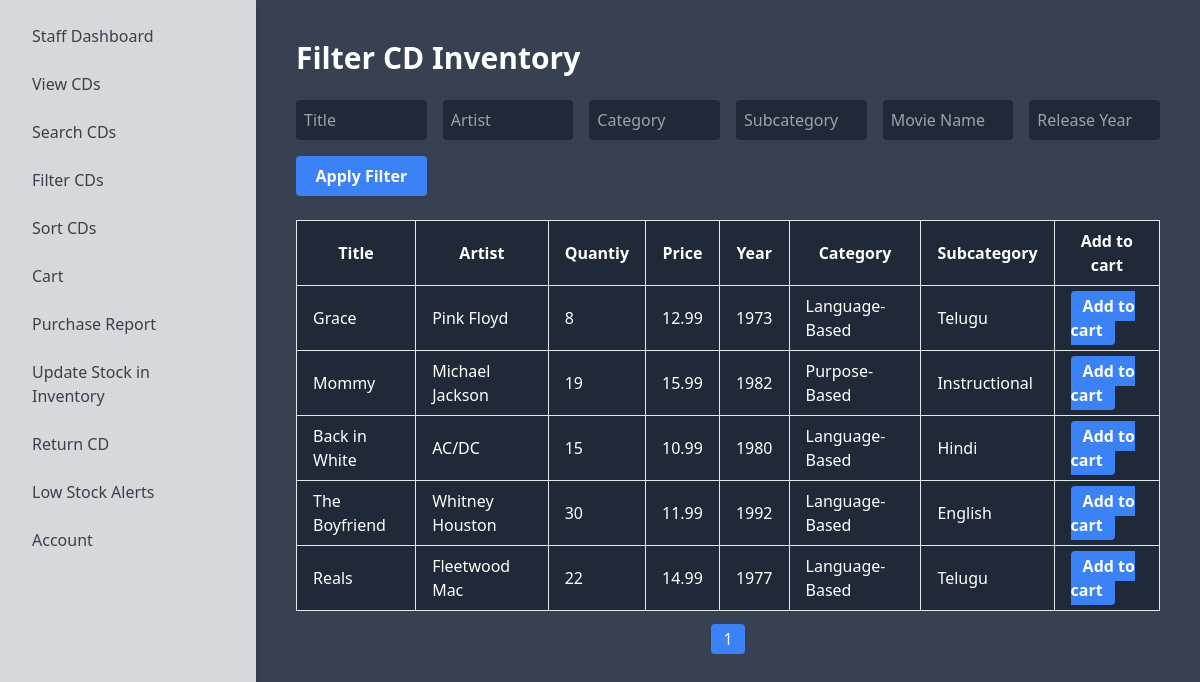
Page /staff/cd_inventory_filter_view on the committed database.
### admins/models.py (models this page shows, shortened)
class CdInventory(models.Model):
    id = models.AutoField(primary_key=True)
    title = models.CharField(max_length=200)
    moviename = models.CharField(max_length=200, blank=True, null=True)
    artist = models.CharField(max_length=200)
    release_year = models.PositiveIntegerField()
    quantity = models.PositiveIntegerField()
    price = models.DecimalField(max_digits=10, decimal_places=2)
    category = models.CharField(max_length=100)
    subcategory =models.CharField(max_length=100)
    supplier = models.CharField(max_length=100, default='None')

### staff/views.py (the view)
# urls.py: path('cd_inventory_filter_view', cd_inventory_filter_view, name='cd_inventory_filter_view'),
def cd_inventory_filter_view(request):
    title = request.GET.get('title', '')
    artist = request.GET.get('artist', '')
    category = request.GET.get('category', '')
    subcategory = request.GET.get('subcategory', '')
    moviename = request.GET.get('moviename', '')
    release_year = request.GET.get('release_year', '')
    cds = CdInventory.objects.all()
    if title:
        cds = cds.filter(title__icontains=title)
    if artist:
        cds = cds.filter(artist__icontains=artist)
    if category:
        cds = cds.filter(category__icontains=category)
    if subcategory:
        cds = cds.filter(subcategory__icontains=subcategory)
    if moviename:
        cds = cds.filter(moviename__icontains=moviename)
    if release_year:
        cds = cds.filter(release_year__icontains=release_year)
    paginator = Paginator(cds, 10)
    page_number = request.GET.get('page')
    page_obj = paginator.get_page(page_number)
    return render(request, 'staff/stafffilterviewcds.html', {'page_obj': page_obj})

### templates/staff/stafffilterviewcds.html (shortened to what this page needs)
<!DOCTYPE html>
<html lang="en">
<head>
    <link href="https://cdn.jsdelivr.net/npm/tailwindcss@2.2.19/dist/tailwind.min.css" rel="stylesheet">
</head>
<body class="bg-gray-700 text-white">
    <div class="flex">
        <div class="sidebar bg-white shadow-md w-64 p-4" style="background-color: #d7d8da;">
            {% include 'staff/staffnav.html' %}
        </div>
        <div class="flex-1 p-10">
            <h1 class="text-3xl font-bold mb-6">Filter CD Inventory</h1>
            <form method="GET" action="{% url 'cd_inventory_filter_view' %}" class="mb-6">
                <div class="grid grid-cols-1 gap-4 sm:grid-cols-2 md:grid-cols-3 lg:grid-cols-6">
                    <input type="text" name="title" placeholder="Title" class="p-2 rounded bg-gray-800 text-white">
                    <input type="text" name="artist" placeholder="Artist" class="p-2 rounded bg-gray-800 text-white">
                    <input type="text" name="category" placeholder="Category" class="p-2 rounded bg-gray-800 text-white">
                    <input type="text" name="subcategory" placeholder="Subcategory" class="p-2 rounded bg-gray-800 text-white">
                    <input type="text" name="moviename" placeholder="Movie Name" class="p-2 rounded bg-gray-800 text-white">
                    <input type="text" name="release_year" placeholder="Release Year" class="p-2 rounded bg-gray-800 text-white">
                    <button type="submit" class="bg-blue-500 hover:bg-blue-700 text-white font-bold py-2 px-4 rounded">Apply Filter</button>
                </div>
            </form>
            <div class="transparent-layer">
                <table class="w-full table-auto bg-gray-800 text-white rounded">
                    <thead>
                        <tr>
                            <th class="border px-4 py-2">Title</th>
                            <th class="border px-4 py-2">Artist</th>
                            <th class="border px-4 py-2">Quantiy</th>
                            <th class="border px-4 py-2">Price</th>
                            <th class="border px-4 py-2">Year</th>
                            <th class="border px-4 py-2">Category</th>
                            <th class="border px-4 py-2">Subcategory</th>
                            <th class="border px-4 py-2">Add to cart</th>
                        </tr>
                    </thead>
                    <tbody>
                        {% for cd in page_obj %}
                        <tr>
                            <td class="border px-4 py-2">{{ cd.title }}</td>
                            <td class="border px-4 py-2">{{ cd.artist }}</td>
                            <td class="border px-4 py-2">{{ cd.quantity }}</td>
                            <td class="border px-4 py-2">{{ cd.price }}</td>
                            <td class="border px-4 py-2">{{ cd.release_year }}</td>
                            <td class="border px-4 py-2">{{ cd.category }}</td>
                            <td class="border px-4 py-2">{{ cd.subcategory }}</td>
                            <td class="border px-4 py-2">
                                <a href="{% url 'staff_addtocart' %}?id={{ cd.id }}" class="bg-blue-500 hover:bg-blue-700 text-white font-bold py-1 px-3 rounded">Add to cart</a>
                            </td>
                        </tr>
                        {% endfor %}
                    </tbody>
                </table>
                <div class="mt-4">
                    <ul class="flex justify-center space-x-2">
                        {% for num in page_obj.paginator.page_range %}
                        <li>
                            <a href="?page={{ num }}" class="px-3 py-1 bg-gray-800 text-white rounded {% if page_obj.number == num %}bg-blue-500{% endif %}">
                                {{ num }}
                            </a>
                        </li>
                        {% endfor %}
                    </ul>
                </div>
            </div>
        </div>
    </div>
</body>
</html>

### templates/staff/stafffilterviewcds.html (style rules this page uses)
.sidebar { height: 100vh; overflow-y: auto; }

### rows in the picture
CdInventory: title "Grace", artist "Pink Floyd", quantity "8", price "12.99", release_year "1973", category "Language-Based", subcategory "Telugu"
CdInventory: title "Mommy", artist "Michael Jackson", quantity "19", price "15.99", release_year "1982", category "Purpose-Based", subcategory "Instructional"
CdInventory: title "Back in White", artist "AC/DC", quantity "15", price "10.99", release_year "1980", category "Language-Based", subcategory "Hindi"
CdInventory: title "The Boyfriend", artist "Whitney Houston", quantity "30", price "11.99", release_year "1992", category "Language-Based", subcategory "English"
CdInventory: title "Reals", artist "Fleetwood Mac", quantity "22", price "14.99", release_year "1977", category "Language-Based", subcategory "Telugu"

### other values in the picture
{{ num }} "1"
